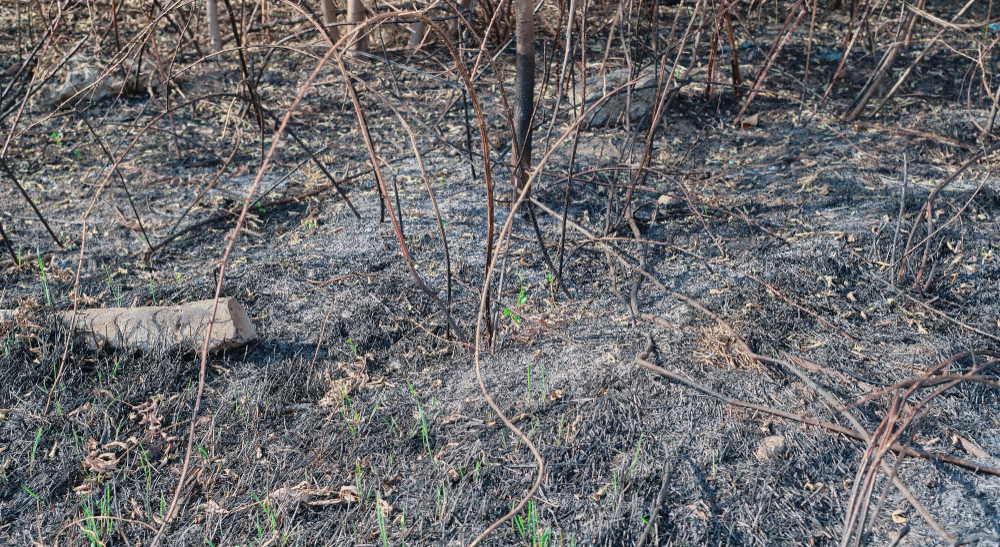
#> input picture Sinc-Visual/src/public/burned.jpg, 1000 x 547 px
$ python image_to_map_converter.py ../../../Sinc-Visual/src/public/burned.jpg
#> lines starting #> are read from the running program, lines starting #| are printed output that depends on the picture; after the words box and inside, x2 and y2 are one past the last pixel; in counts of white or black regions, pixels touching at a corner belong together
import cv2
import numpy as np
import json
import argparse
from sklearn.cluster import KMeans
from sklearn.preprocessing import StandardScaler
import matplotlib.pyplot as plt
from PIL import Image
import os

class ImageToMapConverter:
    def __init__(self):
        # Define tile type mappings based on your Java code
        self.tile_types = {
            0: "no_vegetation",    # sem vegetação
            1: "dry_vegetation",   # vegetação seca
            2: "wet_vegetation",   # vegetação úmida
            3: "common_vegetation", # vegetação comum
            4: "on_fire",          # em chamas (not used in generation)
            5: "burnt",            # queimado (not used in generation)
            6: "water"             # água
        }

        # Color ranges for different terrain types (HSV)
        self.color_ranges = {
            'water': {
                'lower': np.array([100, 50, 50]),
                'upper': np.array([130, 255, 255])
            },
            'dry_vegetation': {
                'lower': np.array([15, 100, 100]),
                'upper': np.array([35, 255, 255])
            },
            'wet_vegetation': {
                'lower': np.array([35, 50, 50]),
                'upper': np.array([85, 255, 255])
            },
            'no_vegetation': {
                'lower': np.array([0, 0, 150]),
                'upper': np.array([180, 30, 255])
            }
        }

    def preprocess_image(self, image_path, target_width, target_height):
        """Load and preprocess the image"""
#> called with target_width = 50, target_height = 50
        # Load image
        image = cv2.imread(image_path)
#> image is the input picture: shape (547, 1000, 3); mean B, G, R 109.2, 107, 107.2
        if image is None:
            raise ValueError(f"Could not load image: {image_path}")

        # Resize to match map dimensions
        resized = cv2.resize(image, (target_width, target_height), interpolation=cv2.INTER_AREA)
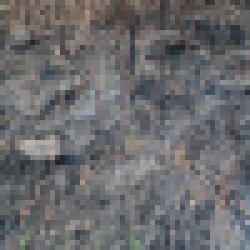
#> resized: shape (50, 50, 3) (shown 5 times larger); mean B, G, R 109.2, 107, 107.2

        # Convert to HSV for better color segmentation
        hsv = cv2.cvtColor(resized, cv2.COLOR_BGR2HSV)
#> hsv: shape (50, 50, 3); mean H, S, V 86.8, 22.4, 112.9

        return resized, hsv

    def classify_pixel_by_color(self, hsv_pixel):
        """Classify a single pixel based on color ranges"""
        # Check water first (most distinctive)
        if self._pixel_in_range(hsv_pixel, self.color_ranges['water']):
            return 6  # water

        # Check dry vegetation (yellow/brown tones)
        if self._pixel_in_range(hsv_pixel, self.color_ranges['dry_vegetation']):
            return 1  # dry vegetation

        # Check wet vegetation (green tones)
        if self._pixel_in_range(hsv_pixel, self.color_ranges['wet_vegetation']):
            return 2  # wet vegetation

        # Check no vegetation (gray/white tones)
        if self._pixel_in_range(hsv_pixel, self.color_ranges['no_vegetation']):
            return 0  # no vegetation

        # Default to common vegetation
        return 3  # common vegetation

    def _pixel_in_range(self, pixel, color_range):
        """Check if pixel is within color range"""
        return np.all(pixel >= color_range['lower']) and np.all(pixel <= color_range['upper'])

    # [36 lines left out: functions classify_with_clustering, _map_clusters_to_tiles, not called in this run]

    def generate_environmental_properties(self, tile_type):
        """Generate realistic environmental properties for each tile type"""
        np.random.seed()  # Ensure randomness

        if tile_type == 0:  # no vegetation
            humidity = 0.1 + 0.2 * np.random.random()
            fuel = 0.1 + 0.3 * np.random.random()
        elif tile_type == 1:  # dry vegetation
            humidity = 0.1 + 0.3 * np.random.random()
            fuel = 1.5 + 1.0 * np.random.random()
        elif tile_type == 2:  # wet vegetation
            humidity = 0.6 + 0.3 * np.random.random()
            fuel = 0.8 + 0.7 * np.random.random()
        elif tile_type == 3:  # common vegetation
            humidity = 0.3 + 0.4 * np.random.random()
            fuel = 1.0 + 1.0 * np.random.random()
        elif tile_type == 6:  # water
            humidity = 1.0
            fuel = 0.0
        else:
            # Default values
            humidity = 0.5
            fuel = 1.0

        wind_velocity = 0.5 + 2.5 * np.random.random()
        wind_direction = np.random.randint(0, 8)  # Assuming 8 directions

        return {
            'humidity': round(humidity, 3),
            'fuel': round(fuel, 3),
            'windVelocity': round(wind_velocity, 3),
            'windDirection': wind_direction
        }

    def convert_image_to_map(self, image_path, map_width, map_height, method='color'):
        """Main conversion function"""
        print(f"Converting image {image_path} to {map_width}x{map_height} map...")

        # Preprocess image
        bgr_image, hsv_image = self.preprocess_image(image_path, map_width, map_height)

        # Generate tile classification
        if method == 'color':
            tile_map = np.zeros((map_height, map_width), dtype=int)
            for y in range(map_height):
                for x in range(map_width):
                    tile_map[y, x] = self.classify_pixel_by_color(hsv_image[y, x])
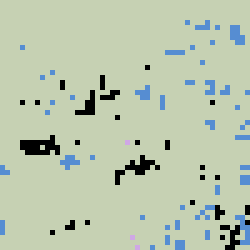
#> tile_map: shape (50, 50) int64 (shown 5 times larger); 4 distinct labels, from 0 to 6; one colour per label, 0 black

        elif method == 'clustering':
            clustered_image, tile_mapping = self.classify_with_clustering(bgr_image)
            tile_map = np.zeros_like(clustered_image)
            for cluster_id, tile_type in tile_mapping.items():
                tile_map[clustered_image == cluster_id] = tile_type

        else:
            raise ValueError("Method must be 'color' or 'clustering'")

        # Generate full map data with environmental properties
        map_data = []
#> map_data = []
        for y in range(map_height):
            row = []
            for x in range(map_width):
                tile_type = tile_map[y, x]
                properties = self.generate_environmental_properties(tile_type)

                tile_data = {
                    'x': x,
                    'y': y,
                    'type': int(tile_type),
                    'humidity': properties['humidity'],
                    'fuel': properties['fuel'],
                    'windVelocity': properties['windVelocity'],
                    'windDirection': properties['windDirection']
                }
                row.append(tile_data)
            map_data.append(row)
#> after the loop, map_data = 50 items

        return map_data, tile_map

    def save_map_data(self, map_data, output_path):
        """Save map data to JSON file"""
        with open(output_path, 'w') as f:
            json.dump(map_data, f, indent=2)
        print(f"Map data saved to {output_path}")

    # [39 lines left out: function visualize_map, not called in this run]

    def generate_java_compatible_output(self, map_data, java_output_path):
        """Generate Java code to load the map data"""
        java_code = f"""// Generated map data loader
import java.util.Random;

public class GeneratedMapLoader {{

    public static void loadMapFromGenerated(Map mapInstance) {{
        // Clear existing map
        mapInstance.stopAllFireAgents();

        int width = {len(map_data[0])};
        int height = {len(map_data)};

        Random random = new Random();

        // Load generated tile data
"""

        for y, row in enumerate(map_data):
            for x, tile in enumerate(row):
                java_code += f"""        mapInstance.map[{x}][{y}] = new Tile({x}, {y}, {tile['type']},
                {tile['humidity']}, {tile['fuel']}, {tile['windVelocity']},
                Direction.values()[{tile['windDirection']}]);
"""

        java_code += """    }
}"""

        with open(java_output_path, 'w') as f:
            f.write(java_code)

        print(f"Java loader code saved to {java_output_path}")

def main():
    parser = argparse.ArgumentParser(description='Convert image to fire simulation map')
    parser.add_argument('image_path', help='Path to input image')
    parser.add_argument('--width', type=int, default=50, help='Map width')
    parser.add_argument('--height', type=int, default=50, help='Map height')
    parser.add_argument('--method', choices=['color', 'clustering'], default='color',
                       help='Classification method')
    parser.add_argument('--output', default='generated_map.json', help='Output JSON file')
    parser.add_argument('--java-output', default='GeneratedMapLoader.java',
                       help='Output Java file')
    parser.add_argument('--visualize', action='store_true', help='Show visualization')

    args = parser.parse_args()

    converter = ImageToMapConverter()

    try:
        map_data, tile_map = converter.convert_image_to_map(
            args.image_path, args.width, args.height, args.method
        )
#> map_data = 50 items

        converter.save_map_data(map_data, args.output)
        converter.generate_java_compatible_output(map_data, args.java_output)
#> the loop in generate_java_compatible_output, `for y, row in enumerate(map_data):` made 50 passes

        if args.visualize:
            converter.visualize_map(tile_map, 'map_visualization.png')

        print("\nConversion completed successfully!")
        print(f"Map dimensions: {args.width}x{args.height}")
        print(f"Total tiles: {args.width * args.height}")

        unique, counts = np.unique(tile_map, return_counts=True)
#> unique = [0, 2, 3, 6]; counts = [94, 3, 2296, 107]
        print("\nTile distribution:")
        for tile_type, count in zip(unique, counts):
            type_name = converter.tile_types.get(tile_type, f"Type {tile_type}")
            percentage = (count / tile_map.size) * 100
            print(f"  {type_name}: {count} tiles ({percentage:.1f}%)")
#> this loop made 4 passes
#> (tile_type, count, type_name, percentage) on passes 1 to 4: (0, 94, 'no_vegetation', 3.76), (2, 3, 'wet_vegetation', 0.12), (3, 2296, 'common_vegetation', 91.84), (6, 107, 'water', 4.28)
#|   no_vegetation: 94 tiles (3.8%)
#|   wet_vegetation: 3 tiles (0.1%)
#|   common_vegetation: 2296 tiles (91.8%)
#|   water: 107 tiles (4.3%)

    except Exception as e:
        print(f"Error: {e}")
        return 1

    return 0

if __name__ == "__main__":
    exit(main())
#> (the program exits here)

$ run again, on Sinc-Visual/src/public/dry_vegetation.jpg
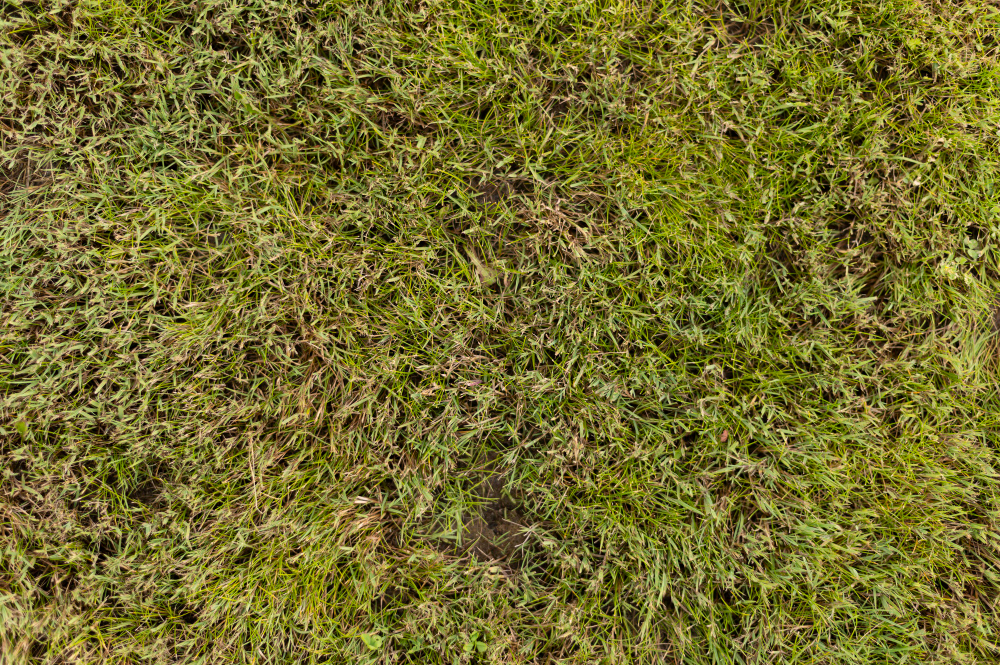
#> input picture Sinc-Visual/src/public/dry_vegetation.jpg, 1000 x 665 px
#> in preprocess_image, image is the input picture: shape (665, 1000, 3); mean B, G, R 44.7, 109.9, 116.4
#> in preprocess_image, `resized = cv2.resize(image, (target_width, target_height), interpolati..`:
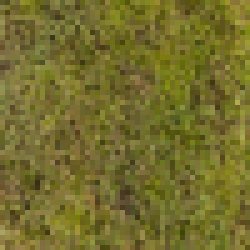
#> resized: shape (50, 50, 3) (shown 5 times larger); mean B, G, R 44.7, 109.9, 116.4
#> hsv: shape (50, 50, 3); mean H, S, V 27.1, 158.6, 117
#> after the loop in convert_image_to_map, `for y in range(map_height):`:
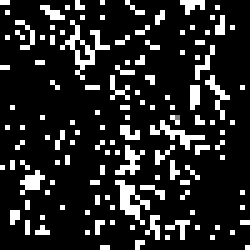
#> tile_map: shape (50, 50) int64 (shown 5 times larger); min 1, max 3, mean 1.31; drawn with min black and max white
#> in convert_image_to_map, `map_data = []`: map_data = []
#> after the loop in convert_image_to_map, `for y in range(map_height):`: map_data = 50 items
#> the loop in generate_java_compatible_output, `for y, row in enumerate(map_data):` made 50 passes
#> unique = [1, 2, 3]; counts = [2110, 1, 389]
#> the loop in main, `for tile_type, count in zip(unique, counts):` made 3 passes
#> (count, type_name, percentage) on passes 1 to 3: (2110, 'dry_vegetation', 84.4), (1, 'wet_vegetation', 0.04), (389, 'common_vegetation', 15.56)
#> (printed output is left out)

$ run again, on Sinc-Visual/src/public/medium_fire.jpg
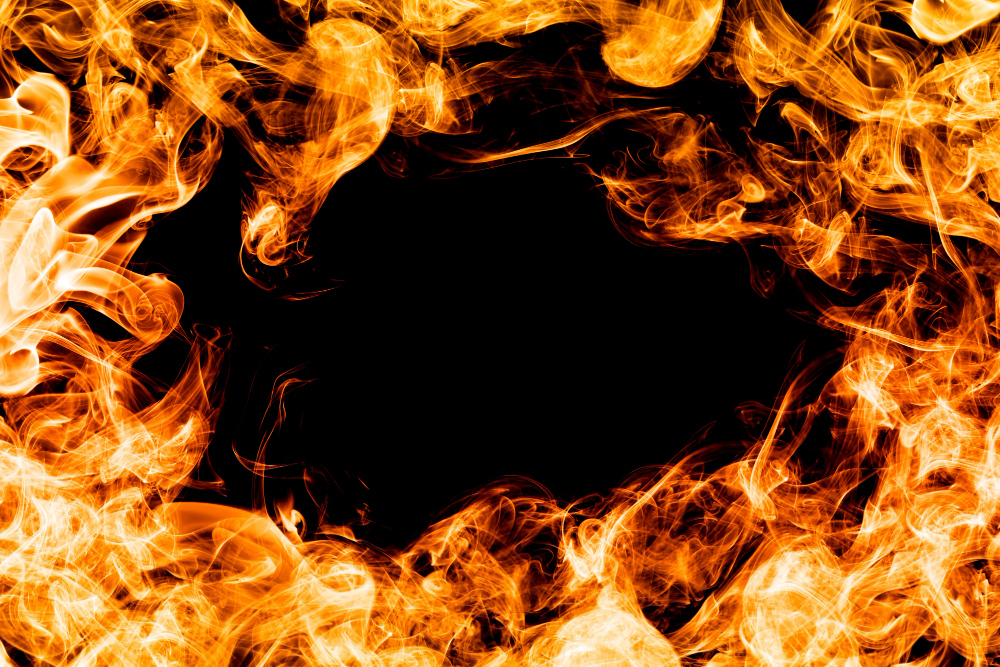
#> input picture Sinc-Visual/src/public/medium_fire.jpg, 1000 x 667 px
#> in preprocess_image, image is the input picture: shape (667, 1000, 3); mean B, G, R 22.7, 74, 133.6
#> in preprocess_image, `resized = cv2.resize(image, (target_width, target_height), interpolati..`:
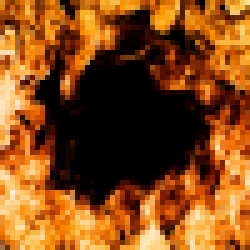
#> resized: shape (50, 50, 3) (shown 5 times larger); mean B, G, R 22.7, 74, 133.6
#> hsv: shape (50, 50, 3); mean H, S, V 10.3, 178.2, 133.6
#> after the loop in convert_image_to_map, `for y in range(map_height):`:
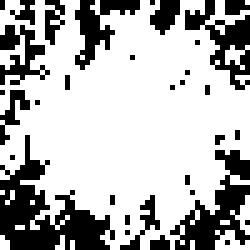
#> tile_map: shape (50, 50) int64 (shown 5 times larger); values 1 (black) and 3 (white), 70.8% white; 33 black regions (24 under 20 px), largest, box (x1, y1, x2, y2) and area: (0, 27, 23, 50) 219, (34, 30, 50, 50) 132, (37, 0, 50, 18) 88
#> in convert_image_to_map, `map_data = []`: map_data = []
#> after the loop in convert_image_to_map, `for y in range(map_height):`: map_data = 50 items
#> the loop in generate_java_compatible_output, `for y, row in enumerate(map_data):` made 50 passes
#> unique = [1, 3]; counts = [729, 1771]
#> the loop in main, `for tile_type, count in zip(unique, counts):` made 2 passes
#> (tile_type, count, type_name, percentage) on passes 1 to 2: (1, 729, 'dry_vegetation', 29.16), (3, 1771, 'common_vegetation', 70.84)
#> (printed output is left out)
